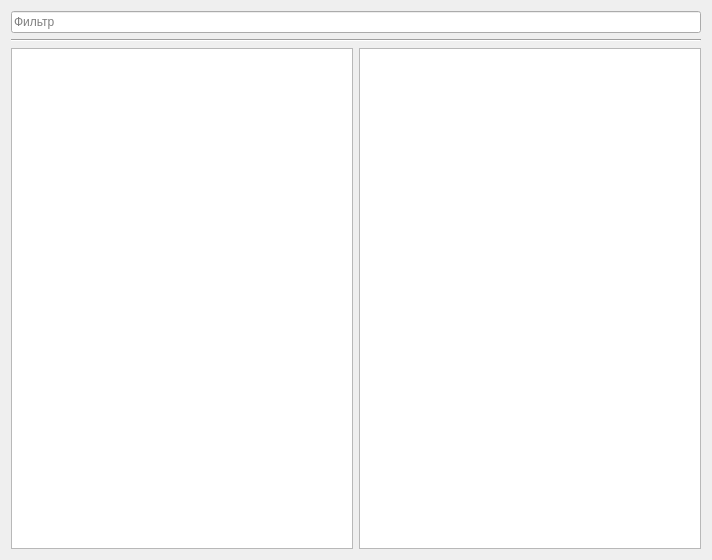
<?xml version="1.0" encoding="UTF-8"?>
<ui version="4.0">
 <class>ProjectsWizardPage</class>
 <widget class="QWizardPage" name="ProjectsWizardPage">
  <property name="geometry">
   <rect>
    <x>0</x>
    <y>0</y>
    <width>712</width>
    <height>560</height>
   </rect>
  </property>
  <property name="windowTitle">
   <string>WizardPage</string>
  </property>
  <layout class="QVBoxLayout" name="verticalLayout">
   <item>
    <widget class="QLineEdit" name="lineEdit">
     <property name="placeholderText">
      <string>Фильтр</string>
     </property>
     <property name="clearButtonEnabled">
      <bool>true</bool>
     </property>
    </widget>
   </item>
   <item>
    <widget class="Line" name="line">
     <property name="orientation">
      <enum>Qt::Horizontal</enum>
     </property>
    </widget>
   </item>
   <item>
    <layout class="QHBoxLayout" name="horizontalLayout">
     <item>
      <widget class="QTreeView" name="treeView">
       <property name="rootIsDecorated">
        <bool>false</bool>
       </property>
      </widget>
     </item>
     <item>
      <widget class="QPlainTextEdit" name="plainTextEdit">
       <property name="readOnly">
        <bool>true</bool>
       </property>
      </widget>
     </item>
    </layout>
   </item>
  </layout>
 </widget>
 <resources/>
 <connections/>
</ui>
